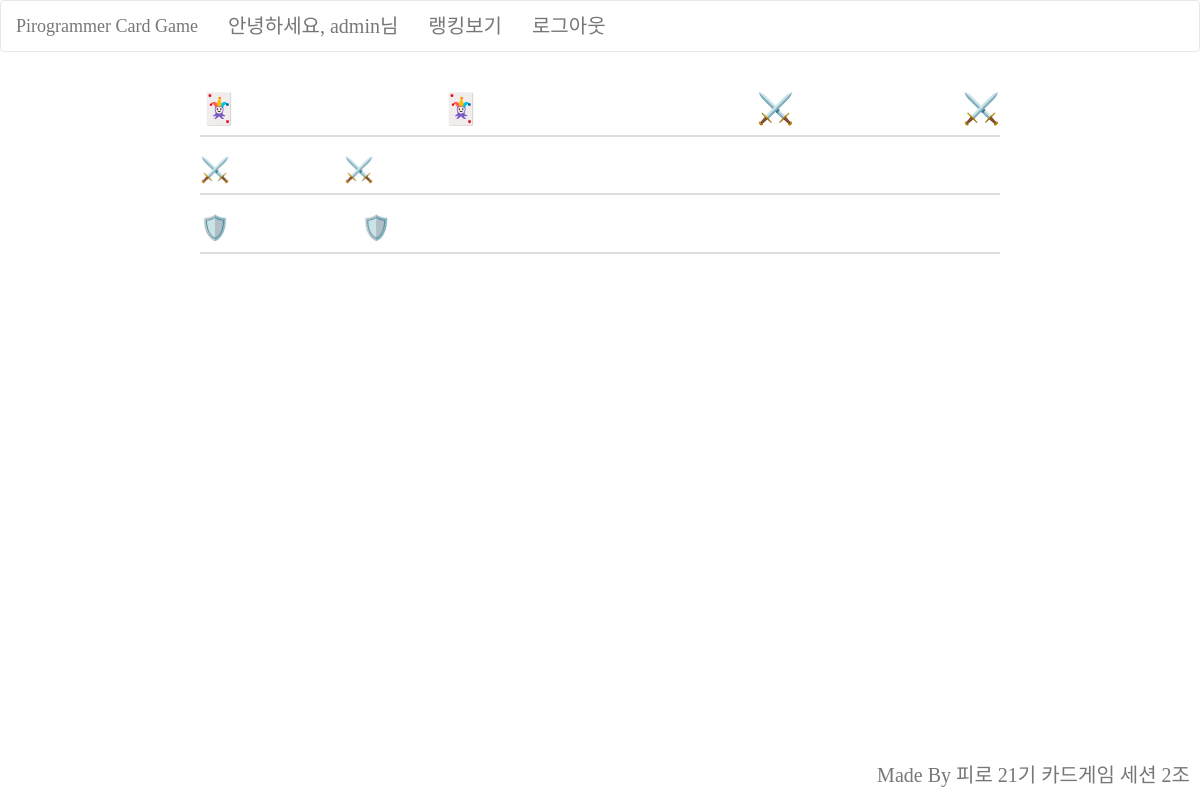
Before: /game/history/ (signed in) with the older database file.
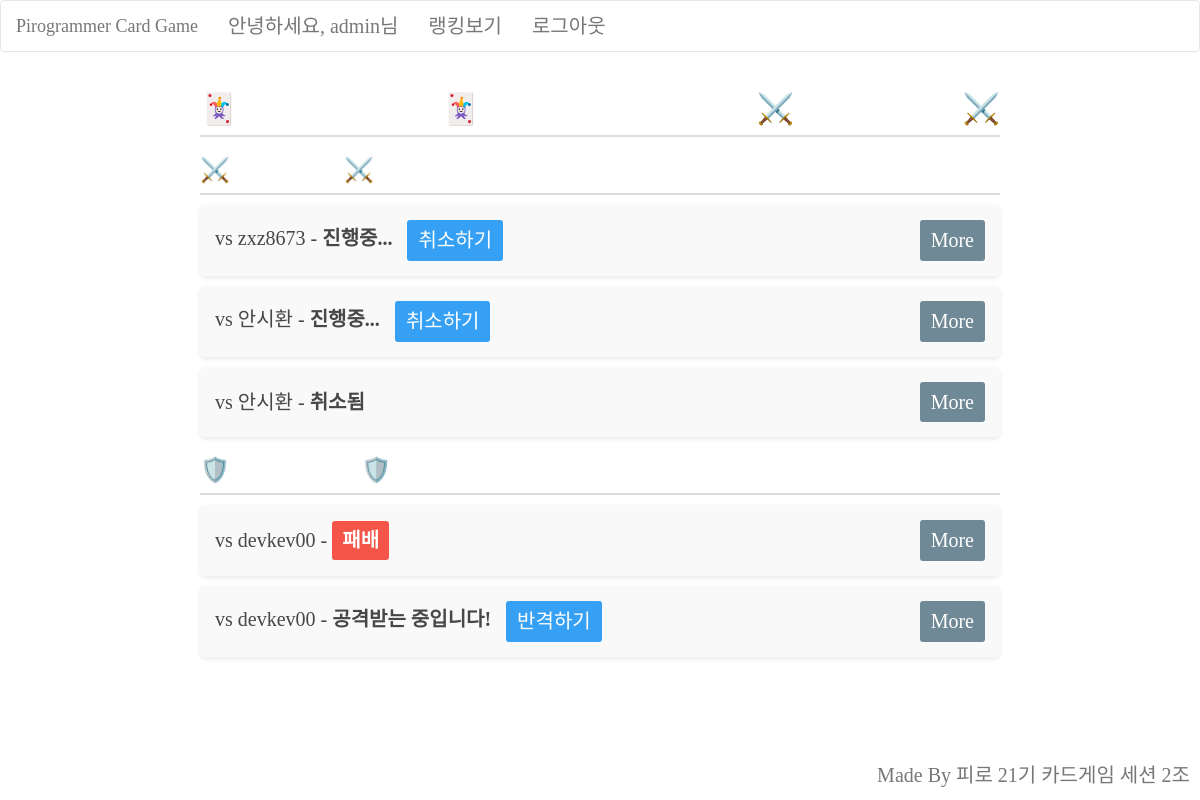
After: the same page with the newer database file.
### apps/accounts/models.py (models this page shows, shortened)
class CustomUser(AbstractUser):
    score = models.IntegerField(default=0)

### apps/game/models.py (models this page shows, shortened)
class Game(models.Model):
    attacker = models.ForeignKey(settings.AUTH_USER_MODEL, related_name='attacks', on_delete=models.CASCADE)
    defender = models.ForeignKey(settings.AUTH_USER_MODEL, related_name='defenses', on_delete=models.CASCADE)
    attacker_card = models.IntegerField(null=True)
    defender_card = models.IntegerField(null=True)
    attacker_score = models.IntegerField(default=0) # 공격자 게임 점수 추가
    defender_score = models.IntegerField(default=0) # 수비자 게임 점수 추가
    STATUS_CHOICES = [
        ('PENDING', '반격 대기'),
        ('ONGOING', '게임 진행 중'),
        ('FINISHED', '게임 종료'),
        ('CANCELLED', '취소')
    ]
    WIN_CONDITION_CHOICES = [
        ('HIGH', 'Higher number wins'),
        ('LOW', 'Lower number wins'),
    ]
    RESULT_CHOICES = [
        ('ATTACKER_WIN', 'Attacker Win'),
        ('DEFENDER_WIN', 'Defender Win'),
        ('DRAW', 'Draw'),
    ]
    win_condition = models.CharField(max_length=4, choices=WIN_CONDITION_CHOICES, null=True)
    status = models.CharField(max_length=10, choices=STATUS_CHOICES, default='PENDING')
    result = models.CharField(max_length=20, choices=RESULT_CHOICES, null=True, blank=True)

### apps/game/views.py (the view)
# urls.py: path('game/history/', game_history, name='game_history'), # 전적 (게임 리스트)
@login_required # 로그인 여부 확인
def game_history(request):
    attacks = Game.objects.filter(attacker=request.user).order_by('-id')
    defenses = Game.objects.filter(defender=request.user).order_by('-id')
    context = {
        'attacks': attacks,
        'defenses': defenses,
    }
    return render(request, 'list.html', context)

### templates/list.html (shortened to what this page needs)
{% extends 'base.html' %}
{% load static %}
{% block content %}
<div class="game-history">
    <h2 class="game-history__title">🃏 {{ user.username }}'s History 🃏 <a href="/game/attack/" style="text-decoration: none; color: white;">⚔️ Go to Attack ⚔️</a></h2>
    <h3 class="game-history__subtitle">⚔️ My Attack ⚔️</h3>
    <ul class="game-list">
    {% for game in attacks %}
        <li class="game-item">
            <div class="game-item__info">
                <span class="game-item__opponent">vs {{ game.defender.username }}</span> -
                <span class="game-item__status">
                {% if game.status == 'PENDING' %}
                    진행중...
                    <form class="game-item__cancel-form" action="{% url 'game:cancel_game' game.id %}" method="post">
                        <button class="btn btn--cancel" type="submit">취소하기</button>
                    </form>
                {% elif game.status == 'ONGOING' %}
                    게임 진행 중
                {% elif game.status == 'CANCELLED' %}
                    취소됨
                {% endif %}
                </span>
            </div>
            <a class="btn btn--detail" href="{% url 'game:game_detail' game.id %}">More</a>
        </li>
    {% endfor %}
    </ul>
    <h3 class="game-history__subtitle">🛡️ My Defence 🛡️</h3>
    <ul class="game-list">
    {% for game in defenses %}
        <li class="game-item">
            <div class="game-item__info">
                <span class="game-item__opponent">vs {{ game.attacker.username }}</span> -
                <span class="game-item__status">
                {% if game.status == 'PENDING' %}
                    공격받는 중입니다! <a class="btn btn--counter" href="{% url 'game:counter_attack' game.id %}">반격하기</a>
                {% elif game.status == 'ONGOING' %}
                    게임 진행 중
                {% elif game.status == 'FINISHED' %}
                    <span class="game-item__result {% if game.result == 'DEFENDER_WIN' %}game-item__result--win{% elif game.result == 'ATTACKER_WIN' %}game-item__result--lose{% else %}game-item__result--draw{% endif %}">
                    {% if game.result == 'DEFENDER_WIN' %}
                        승리
                    {% elif game.result == 'ATTACKER_WIN' %}
                        패배
                    {% else %}
                        무승부
                    {% endif %}
                    </span>
                {% elif game.status == 'CANCELLED' %}
                    취소됨
                {% endif %}
                </span>
            </div>
            <a class="btn btn--detail" href="{% url 'game:game_detail' game.id %}">More</a>
        </li>
    {% endfor %}
    </ul>
</div>
{% endblock %}

### templates/base.html (shortened to what this page needs)
{% load static %}
<!DOCTYPE html>
<html lang="ko">
<head>
    <link rel="stylesheet" href="//maxcdn.bootstrapcdn.com/bootstrap/3.2.0/css/bootstrap.min.css">
    <link rel="stylesheet" href="{% static 'css/style.css' %}">
    <link rel="stylesheet" href="{% static 'css/attack.css' %}">
    <link rel="stylesheet" href="{% static 'css/minsu_style.css' %}">
    <link rel="stylesheet" href="{% static 'css/sihwan_style.css' %}">
    <link rel="stylesheet" href="{% static 'css/style_hwahyeon.css' %}">
</head>
<body>
    <nav class="navbar navbar-default">
        <div class="container-fluid">
            <div class="navbar-header">
                <a class="navbar-brand" href="/">Pirogrammer Card Game</a>
            </div>
            <ul class="nav navbar-nav">
                {% if user.is_authenticated %}
                <li class="nav-item"><a>안녕하세요, {{ user.username }}님</a></li>
                <li class="nav-item"><a href="{% url 'game:ranking' %}">랭킹보기</a></li>
                <li class="nav-item"><a href="{% url 'account_logout' %}">로그아웃</a></li>
                {% endif %}
            </ul>
        </div>
    </nav>
    <div class="container">
        {% block content %}
        {% endblock %}
    </div>
</body>
<footer>
    <div class="footer"> Made By 피로 21기 카드게임 세션 2조</div>
</footer>
</html>

### static/css/style.css (style rules this page uses)
body { background-image: url('/static/css/images/background.png'); background-size: cover; background-repeat: no-repeat; background-attachment: fixed; background-position: center; font-family: 'HSSaemaul-Regular' }

### static/css/minsu_style.css (style rules this page uses)
* { font-family: 'HSSaemaul-Regular'; font-size: 2rem; }
footer { color: #777777; display: flex; align-items: center; justify-content: flex-end; position: fixed; bottom: 0; left: 0; right: 0; padding: 10px; background-color: rgba(255, 255, 255, 0.8); }
.game-history { max-width: 800px; margin: 0 auto; margin-bottom: 60px; }
.game-history__title, .game-history__subtitle { color: white; border-bottom: 2px solid #ddd; padding-bottom: 10px; }
.game-history__title { display: flex; justify-content: space-between; flex-direction: row; }
.game-history__title > a { font-size: 3rem; }
.game-list { list-style-type: none; padding: 0; }
.game-item { background-color: #f9f9f9; margin-bottom: 10px; padding: 15px; border-radius: 5px; box-shadow: 0 2px 5px rgba(0,0,0,0.1); display: flex; justify-content: space-between; align-items: center; opacity: 0.9; }
.game-item__info { flex-grow: 1; }
.game-item__status { font-weight: bold; }
.game-item__result { display: inline-block; padding: 5px 10px; border-radius: 3px; color: white; }
.game-item__result--lose { background-color: #f44336; }
.btn { display: inline-block; padding: 5px 10px; margin-left: 10px; text-decoration: none; color: white; border-radius: 3px; font-size: 2rem; }
.btn--cancel, .btn--counter { background-color: #2196F3; }
.btn--detail { background-color: #607D8B; margin-left: auto; }
.game-item__cancel-form { display: inline; }
body { background-image: url('../images/game3.png'); background-size: cover; background-position: center center; background-repeat: no-repeat; background-attachment: fixed; margin: 0; padding-bottom: 60px; box-sizing: border-box; position: relative; }

### static/css/sihwan_style.css (style rules this page uses)
body, html { height: 100%; margin: 0; font-family: 'Arial', sans-serif; }
.navbar-default { background-color: rgba(255, 255, 255, 0.8); }

Changed rows visible on the page:
added Game: defender.username "zxz8673", status "진행중...", shown under "⚔️ My Attack ⚔️"
added Game: defender.username "안시환", status "진행중...", shown under "⚔️ My Attack ⚔️"
added Game: defender.username "안시환", status "취소됨", shown under "⚔️ My Attack ⚔️"
added Game: attacker.username "devkev00", status "패배", shown under "🛡️ My Defence 🛡️"
added Game: attacker.username "devkev00", status "공격받는 중입니다!", shown under "🛡️ My Defence 🛡️"
